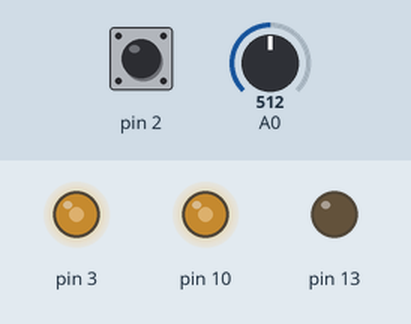
Bench run of a sketch on a simulated Arduino Uno, built with avr-gcc and run on an emulated ATmega328P. On the bench: output pins drawn as LEDs (lit = HIGH). The inputs (shaded band) are chosen by the test bench; at power-on: A0 = 512, pin 2 HIGH.

Above: at 1.2 s.
1.3 s: A0 set to 716
At 1.7 s:
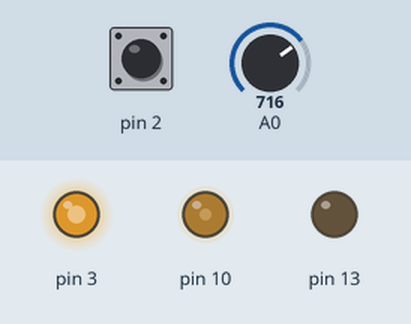
2.8 s: pin 2 pulled LOW for 0.15 s
At 2.87 s:
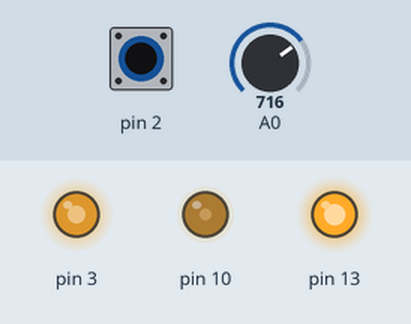
4.4 s: A0 set to 900
At 5.2 s:
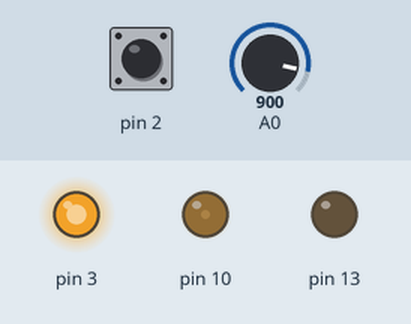
5.9 s: pin 2 pulled LOW for 1 s
At 6.4 s:
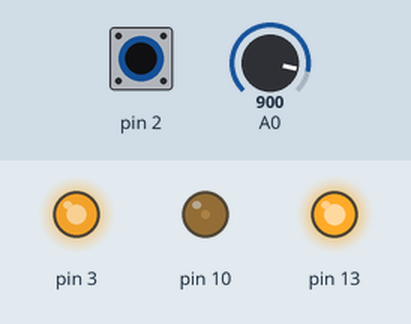
8.4 s: A0 set to 1023
At 9.5 s:
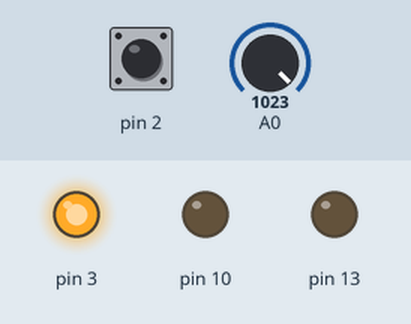
9.9 s: pin 2 pulled LOW for 0.15 s
At 9.97 s:
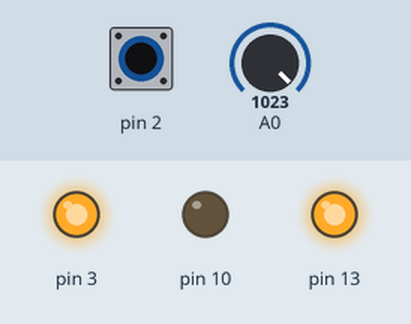
Timing chart, 0 to 12.5 s (numbered marks = the images above; inputs shaded):
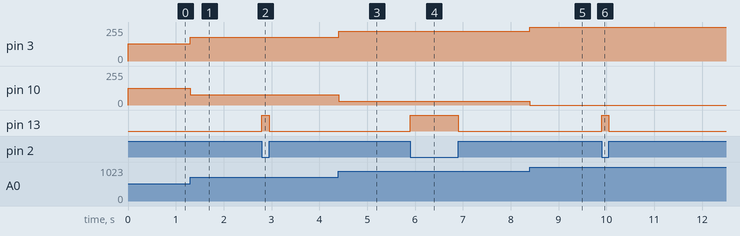

The sketch:

pot_led.ino
```cpp
// analogRead on A0 mapped to analogWrite on D3 (timer 2) and D10
// (timer 1); a button on D2 (INPUT_PULLUP) turns D13 on while pressed.
void setup() {
  pinMode(2, INPUT_PULLUP);
  pinMode(13, OUTPUT);
}

void loop() {
  int v = analogRead(A0);
  analogWrite(3, v / 4);
  analogWrite(10, 255 - v / 4);
  digitalWrite(13, digitalRead(2) == LOW);
}
```

Measured:
- after the input at 1.3 s, pin 3: 128/255 → 179/255 at once; pin 10: 127/255 → 76/255 at once
- after the input at 2.8 s, pin 13: LOW → HIGH at once, → LOW 0.15 s later
- after the input at 4.4 s, pin 3: 179/255 → 225/255 at once; pin 10: 76/255 → 30/255 at once
- after the input at 5.9 s, pin 13: LOW → HIGH at once, → LOW 1.0 s later
- after the input at 8.4 s, pin 3: 225/255 → 255/255 at once; pin 10: 30/255 → 0/255 at once
- after the input at 9.9 s, pin 13: LOW → HIGH at once, → LOW 0.15 s later
